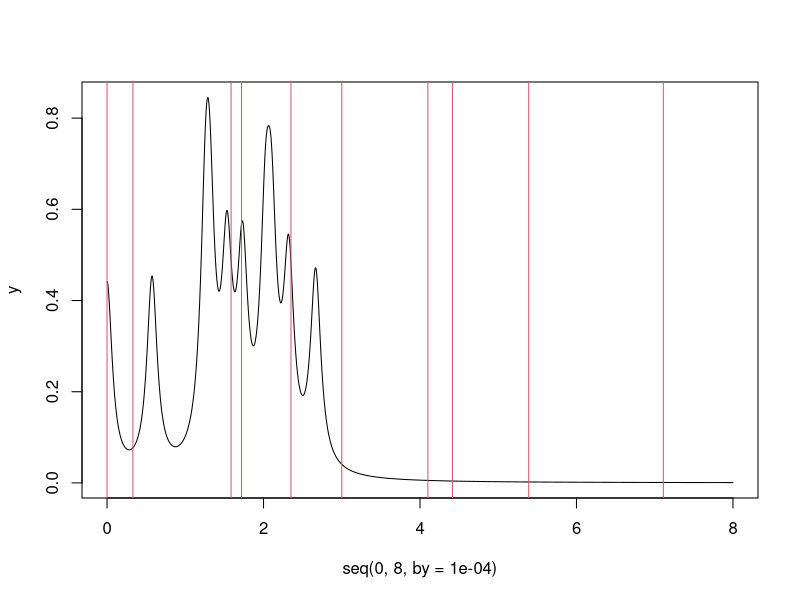

This figure's R source:
library('igraph')

g <- graph.empty(directed=F)
g <- g + vertices(seq(10))
g <- g + edges(c(1,2,1,3,1,4,1,5,1,6,1,7,2,3,3,4,4,5,5,6,6,7,3,8,7,8,8,9,9,10))

adj <- get.adjacency(g)
lap <- - adj
for(i in seq(length(adj[,1]))) lap[i,i] <- lap[i,i] + degree(g, V(g)[i])
eig <- eigen(lap)$values
fre <- abs(sqrt(abs(eig)))

gamma <- 0.08

K.part <- c()
errs <- c()
subs <- c()
for(i in seq(length(fre))) {
	igr <- integrate(
		f=function(x, xdef, ga) {
			return(1 / ((x - xdef)^2 + ga^2))
		},
		lower=0,
		upper=Inf,
		xdef=fre[i],
		ga=gamma
	)
	K.part <- append(K.part, igr$value)
	errs <- append(errs, igr$abs.error)
	subs <- append(subs, igr$subdivisions)
}
K <- 1 / (gamma * sum(K.part))

y <- c()
for(x in seq(0,8,by=0.0001)) {
	y <- append(y, K * sum( gamma / ( (x - fre)^2 + gamma^2 ) ))
}
plot(seq(0,8,by=0.0001), y, type='l')
abline(v=eig, col=2)